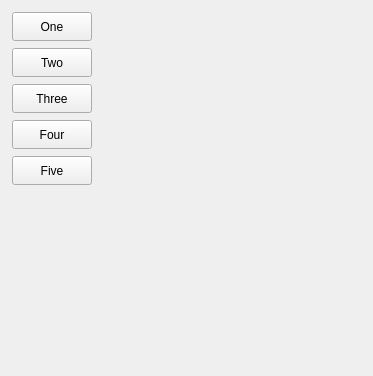
<?xml version="1.0" encoding="UTF-8"?>
<ui version="4.0">
 <class>Widget</class>
 <widget class="QWidget" name="Widget">
  <property name="geometry">
   <rect>
    <x>0</x>
    <y>0</y>
    <width>373</width>
    <height>376</height>
   </rect>
  </property>
  <property name="windowTitle">
   <string>Widget</string>
  </property>
  <widget class="QPushButton" name="oneButton">
   <property name="geometry">
    <rect>
     <x>12</x>
     <y>12</y>
     <width>80</width>
     <height>29</height>
    </rect>
   </property>
   <property name="text">
    <string>One</string>
   </property>
  </widget>
  <widget class="QPushButton" name="twoButton">
   <property name="geometry">
    <rect>
     <x>12</x>
     <y>48</y>
     <width>80</width>
     <height>29</height>
    </rect>
   </property>
   <property name="text">
    <string>Two</string>
   </property>
  </widget>
  <widget class="QPushButton" name="threeButon">
   <property name="geometry">
    <rect>
     <x>12</x>
     <y>84</y>
     <width>80</width>
     <height>29</height>
    </rect>
   </property>
   <property name="text">
    <string>Three</string>
   </property>
  </widget>
  <widget class="QPushButton" name="fourButton">
   <property name="geometry">
    <rect>
     <x>12</x>
     <y>120</y>
     <width>80</width>
     <height>29</height>
    </rect>
   </property>
   <property name="text">
    <string>Four</string>
   </property>
  </widget>
  <widget class="QPushButton" name="fiveButton">
   <property name="geometry">
    <rect>
     <x>12</x>
     <y>156</y>
     <width>80</width>
     <height>29</height>
    </rect>
   </property>
   <property name="text">
    <string>Five</string>
   </property>
  </widget>
 </widget>
 <resources/>
 <connections/>
</ui>
